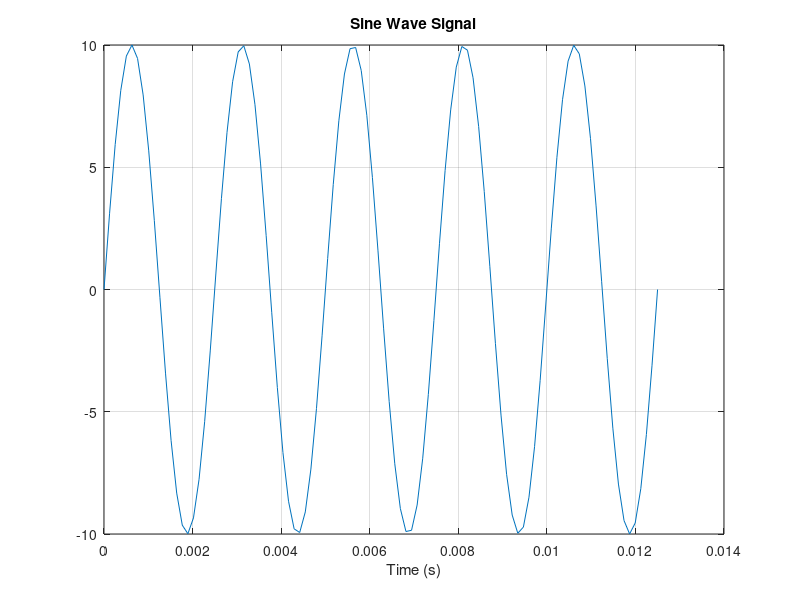
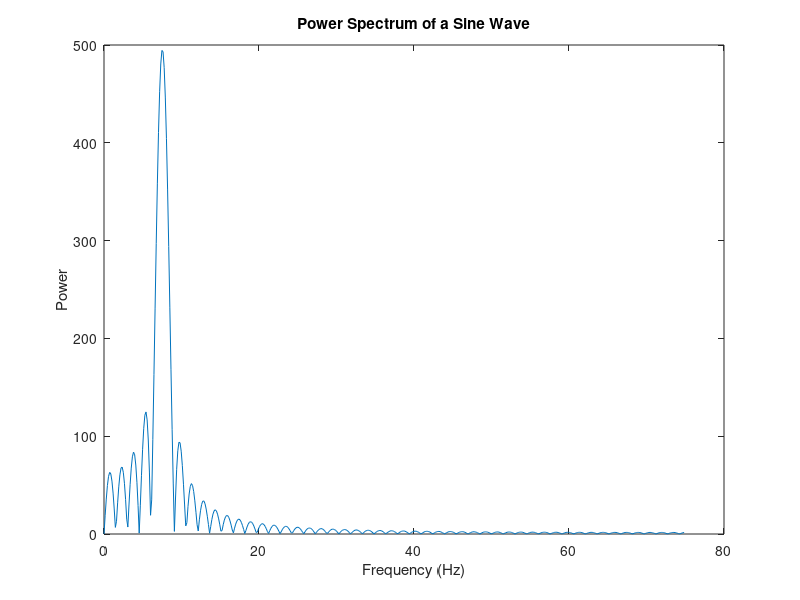

Write the MATLAB code that produced these figures, in order.
% math_fft_01.m

% Fast Fourier Transform: decomposing a time series into
%  frequency components

% Ian Cooper
% email: ian.cooper@sydney.edu.au
% School of Physics, University of Sydney
% 180712 / Matlab version R2018a

% DOING PHYSICS WITH MATLAB 
%    ../mphome.htm

clear 
close all
clc

% INPUTS / FUNCTION y(t) ==============================================

% Sampling frequency 
  fS = 150;
% Amplitude / Period / Number of periods
  A = 10;
  fF = 400;
  nT = 5;
% Time scale / frequency / function
  T = 1/fF;
  t = linspace(0,nT*T);
  

  y = A.*sin(2*pi*fF*t);
  
  
  
  
  
  
%t = 0:1/fS:1; % Time vector of 1 second
%f = 5; % Create a sine wave of f Hz.
%x = sin(2*pi*t*f);


% 
nfft = 1024; % Length of FFT
% Take fft, padding with zeros so that length(X)
X = fft(y,nfft);
% FFT is symmetric, throw away second half
%Power Spectrum of a Sine Wave
% FFT is symmetric, throw away second half
X = X(1:nfft/2);
% Take the magnitude of fft of x
mx = abs(X);
% Frequency vector
f = (0:nfft/2-1)*fS/nfft;


% Generate the plot, title and labels.
figure(1);
plot(t,y);
title('Sine Wave Signal');
xlabel('Time (s)');
grid on

figure(2);
plot(f,mx);
title('Power Spectrum of a Sine Wave');
xlabel('Frequency (Hz)');
ylabel('Power');
